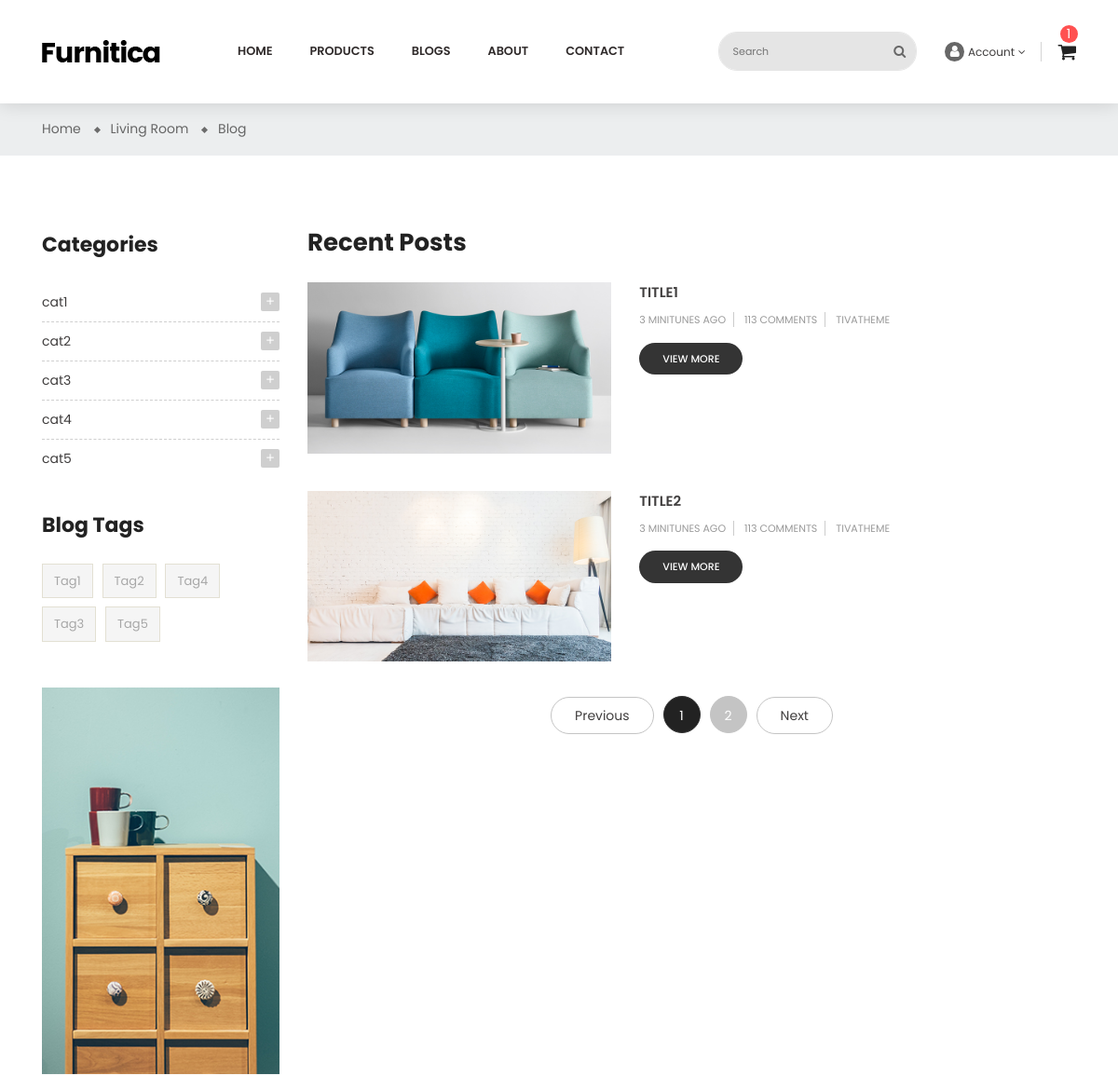
Before: /en/blogs/ (upper part) with the older database file.
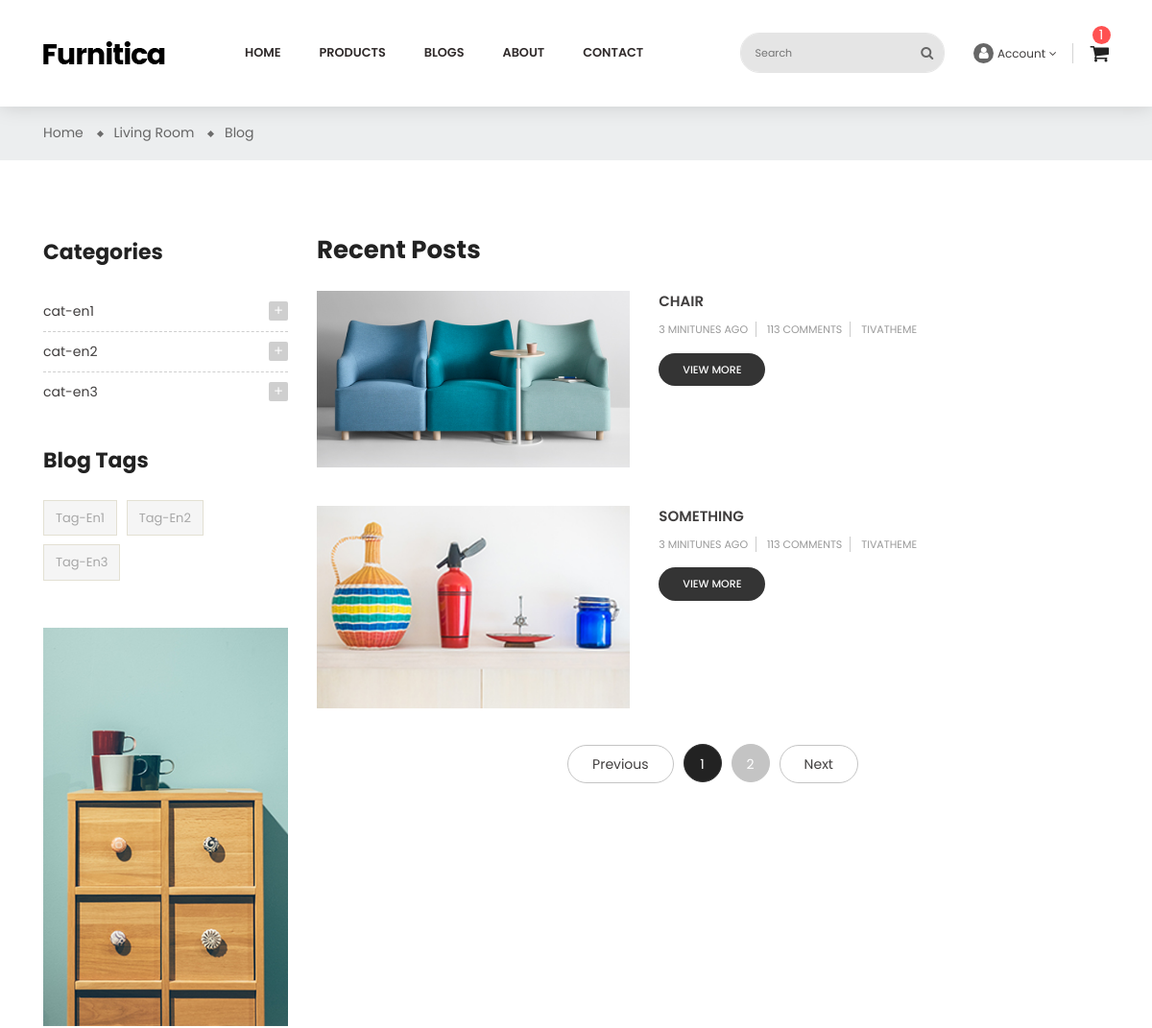
After: the same page with the newer database file.
### apps/blogs/models.py (models this page shows, shortened)
class BlogCategoryModel(BaseModel):
    title = models.CharField(max_length=128)
    class Meta:
        verbose_name = 'Blog category'
        verbose_name_plural = 'Blog categories'

class BlogTagModel(BaseModel):
    title = models.CharField(max_length=128)
    class Meta:
        verbose_name = 'Blog tag'
        verbose_name_plural = 'Blog tags'

class BlogModel(BaseModel):
    class BlogStatus(models.TextChoices):
        DRAFT = 'DRAFT'
        PUBLISHED = 'PUBLISHED'
        DELETED = 'DELETED'
    image1 = models.ImageField(upload_to='blog-post/')
    image2 = models.ImageField(upload_to='blog-post/')
    title = models.CharField(max_length=128)
    content1 = RichTextUploadingField()
    content2 = RichTextUploadingField()
    views_count = models.PositiveIntegerField(default=1)
    status = models.CharField(
        max_length=20,
        choices=BlogStatus,
        default=BlogStatus.DRAFT
    )
    author = models.ForeignKey(
        BlogAuthorModel,
        on_delete=models.CASCADE,
        related_name='blogs'
    )
    category = models.ManyToManyField(
        BlogCategoryModel,
        related_name='blogs'
    )
    tag = models.ManyToManyField(
        BlogTagModel,
        related_name='blogs'
    )
    class Meta:
        verbose_name = 'Blog'
        verbose_name_plural = 'Blogs'

### apps/blogs/views.py (the view)
# urls.py: path('',views.blogs_list_view,name='list'),
def blogs_list_view(request):
    categories = BlogCategoryModel.objects.all()
    tags = BlogTagModel.objects.all()
    blogs = BlogModel.objects.filter(
        status=BlogModel.BlogStatus.PUBLISHED
    )
    cat_id = request.GET.get('cat')
    if cat_id:
        blogs = blogs.filter(category_id=cat_id)
    tag_id = request.GET.get('tag')
    if cat_id:
        blogs = blogs.filter(category_id=tag_id)
    context = {
        "blogs":blogs,
        "categories": categories,
        "tags": tags,
    }
    return render(
        request,'blog-list-sidebar-left.html',
        context
    )

### apps/pages/templatetags/my_tags.py (called while the page is built)
@register.simple_tag
def get_full_url(request, lang):
    path = request.path.split('/')
    path[1] = lang
    return '/'.join(path)

### templates/blog-list-sidebar-left.html (shortened to what this page needs)
{% extends 'layout/base.html' %}
{% load static %}
{% load i18n %}
{% block id %}id="blog-list-sidebar-left" class="blog"{% endblock %}
{% block content %}
    <div class="main-content">
        <div id="wrapper-site">
            <div id="content-wrapper">
                <div id="main">
                    <div class="page-home">
                        <nav class="breadcrumb-bg">
                            <div class="container no-index">
                                <div class="breadcrumb">
                                    <ol>
                                        <li>
                                            <a href="{% url 'pages:home' %}">
                                                <span>{% trans 'Home' %}</span>
                                            </a>
                                        </li>
                                        <li>
                                            <a href="{% url 'products:grid' %}">
                                                <span>{% trans 'Living Room' %}</span>
                                            </a>
                                        </li>
                                        <li>
                                            <a href="{% url 'blogs:list' %}">
                                                <span>{% trans 'Blog' %}</span>
                                            </a>
                                        </li>
                                    </ol>
                                </div>
                            </div>
                        </nav>
                        <div class="container">
                            <div class="content">
                                <div class="row">
                                    <div class="sidebar-3 sidebar-collection col-lg-3 col-md-3 col-sm-4">
                                        <div class="sidebar-block">
                                            <div class="title-block">{% trans 'Categories' %}</div>
                                            <div class="block-content">
                                                {% for cat in categories %}
                                                    <div class="cateTitle hasSubCategory open level1">
                                                        <span class="arrow collapse-icons collapsed" data-toggle="collapse" data-target="#cat{{ forloop.counter }}" aria-expanded="false" role="status">
                                                            <i class="zmdi zmdi-plus"></i>
                                                        </span>
                                                        <a class="cateItem" href="?cat{{ cat.id }}">{{ cat.title }}</a>
                                                    </div>
                                                {% endfor %}
                                            </div>
                                        </div>
                                        <div class="sidebar-block product-tags">
                                            <div class="title-block">
                                                {% trans 'Blog Tags' %}
                                            </div>
                                            <div class="block-content">
                                                <ul class="listSidebarBlog list-unstyled">
                                                    {% for tag in tags %}
                                                        <li>
                                                        <a onclick="addUrlParameter('tag',{{ tag.id }})" title="Show products matching tag Hot Trend">{{ tag.title }}</a>
                                                    </li>
                                                    {% endfor %}
                                                </ul>
                                            </div>
                                        </div>
                                        <div class="sidebar-block group-image-special">
                                            <div class="effect">
                                                <a href="#">
                                                    <img class="img-fluid" src="{% static 'img/blog/advertising.jpg' %}" alt="banner-2" title="banner-2">
                                                </a>
                                            </div>
                                        </div>
                                    </div>
                                    <div class="col-sm-8 col-lg-9 col-md-9 flex-xs-first main-blogs">
                                        <h2>{% trans 'Recent Posts' %}</h2>
                                        {% for blog in blogs %}
                                            <div class="list-content row">
                                            <div class="hover-after col-md-5 col-xs-12">
                                                <a href="{% url 'blogs:detail' blog.pk %}">
                                                    <img src="{{ blog.image1.url }}">
                                                </a>
                                            </div>
                                            <div class="late-item col-md-7 col-xs-12">
                                                <p class="content-title">
                                                    <a href="{% url 'blogs:detail' blog.pk %}">{{ blog.title }}</a>
                                                </p>
                                                <p class="post-info">
                                                    <span>{% trans '3 minitunes ago' %}</span>
                                                    <span>{% trans '113 Comments' %}</span>
                                                    <span>{% trans 'TIVATHEME' %}</span>
                                                </p
                                                <p>{{ blog.content|slice:":50" }}</p>
                                                <span class="view-more">
                                                    <a href="{% url 'blogs:detail' blog.pk %}">view more</a>
                                                </span>
                                            </div>
                                        </div>
                                        {% endfor %}
                                        <div class="page-list col">
                                            <ul class="justify-content-center d-flex">
                                                <li>
                                                    <a rel="prev" href="#" class="previous disabled js-search-link">
                                                        {% trans 'Previous' %}
                                                    </a>
                                                </li>
                                                <li class="current active">
                                                    <a rel="nofollow" href="#" class="disabled js-search-link">
                                                        1
                                                    </a>
                                                </li>
                                                <li>
                                                    <a rel="nofollow" href="#" class="disabled js-search-link">
                                                        2
                                                    </a>
                                                </li>
                                                <li>
                                                    <a rel="next" href="#" class="next disabled js-search-link">
                                                        Next
                                                    </a>
                                                </li>
                                            </ul>
                                        </div>
                                    </div>
                                </div>
                            </div>
                        </div>
                    </div>
                </div>
            </div>
        </div>
    </div>
{% endblock %}

### templates/layout/base.html (shortened to what this page needs)
{% load static %}
<!DOCTYPE html>
<html lang="en">
<head>
    <link rel="stylesheet" href="{% static 'libs/bootstrap/css/bootstrap.min.css' %}">
    <link rel="stylesheet" href="{% static 'libs/font-awesome/css/font-awesome.min.css' %}">
    <link rel="stylesheet" href="{% static 'libs/nivo-slider/css/nivo-slider.css' %}">
    <link rel="stylesheet" href="{% static 'libs/nivo-slider/css/animate.css' %}">
    <link rel="stylesheet" href="{% static 'libs/nivo-slider/css/style.css' %}">
    <link rel="stylesheet" href="{% static 'libs/font-material/css/material-design-iconic-font.min.css' %}">
    <link rel="stylesheet" href="{% static 'libs/slider-range/css/jslider.css' %}">
    <link rel="stylesheet" href="{% static 'libs/owl-carousel/assets/owl.carousel.min.css' %}">
    <link rel="stylesheet" type="text/css" href="{% static 'css/style.css' %}">
    <link rel="stylesheet" type="text/css" href="{% static 'css/reponsive.css' %}">
</head>
<body {% block id %}{% endblock %}>
        {% url 'pages:home' as home_url %}
        {% if request.path == home_url %}
            {% include 'layout/header-home.html' %}
        {% else %}
            {% include 'layout/header-base.html' %}
        {% endif %}
        {% block content %}{% endblock %}
</body>
</html>

### templates/layout/header-base.html (shortened to what this page needs)
{% load static %}
{% load i18n %}
{% load my_tags %}
<header>
        <div class="header-top d-xs-none ">
            <div class="container">
                <div class="row">
                    <div class="col-sm-2 col-md-2 d-flex align-items-center">
                        <div id="logo">
                            <a href="index-2.html">
                                <img src="{% static 'img/home/logo.png' %}" alt="logo" class="img-fluid">
                            </a>
                        </div>
                    </div>
                    <div class="col-sm-5 col-md-5 align-items-center justify-content-center navbar-expand-md main-menu">
                        <div class="menu navbar collapse navbar-collapse">
                            <ul class="menu-top navbar-nav">
                                <li>
                                <a href="{% url 'pages:home' %}" class="parent">{% trans 'Home' %}</a>
                                </li>
                                <li>
                                    <a href="{% url 'products:grid' %}" class="parent">{% trans 'Products' %}</a>
                                </li>
                                <li>
                                    <a href="{% url 'blogs:list' %}" class="parent">{% trans 'Blogs' %}</a>
                                </li>
                                <li>
                                    <a href="{% url 'pages:about' %}" class="parent">{% trans 'About' %}</a>
                                </li>
                                <li>
                                    <a href="{% url 'pages:contact' %}" class="parent">{% trans 'Contact' %}</a>
                                </li>
                            </ul>
                        </div>
                    </div>
                    <div class="col-sm-5 col-md-5 d-flex align-items-center justify-content-end" id="search_widget">
                        <form method="get" action="#">
                            <input type="text" name="s" value="" placeholder="Search" class="ui-autocomplete-input" autocomplete="off">
                            <button type="submit">
                                <i class="fa fa-search"></i>
                            </button>
                        </form>
                        <div id="block_myaccount_infos" class="hidden-sm-down dropdown">
                            <div class="myaccount-title ">
                                <a href="#acount" data-toggle="collapse" class="acount">
                                    <i class="fa fa-user" aria-hidden="true"></i>
                                    <span>{% trans 'Account' %}</span>
                                    <i class="fa fa-angle-down" aria-hidden="true"></i>
                                </a>
                            </div>
                        </div>
                        <div class="desktop_cart">
                            <div class="blockcart block-cart cart-preview tiva-toggle">
                                <div class="header-cart tiva-toggle-btn">
                                    <span class="cart-products-count">1</span>
                                    <i class="fa fa-shopping-cart" aria-hidden="true"></i>
                                </div>
                            </div>
                        </div>
                    </div>
                </div>
            </div>
        </div>
    </header>

### templates/layout/footer.html (shortened to what this page needs)
{% load static %}
{% load i18n %}

### templates/layout/mobile-menu.html (shortened to what this page needs)
{% load static %}

Changed rows visible on the page:
removed BlogCategoryModel: title "cat1"
removed BlogCategoryModel: title "cat2"
removed BlogCategoryModel: title "cat3"
removed BlogCategoryModel: title "cat4"
removed BlogCategoryModel: title "cat5"
removed BlogTagModel: title "Tag1"
removed BlogTagModel: title "Tag2"
removed BlogTagModel: title "Tag4"
removed BlogTagModel: title "Tag3"
removed BlogTagModel: title "Tag5"
removed BlogModel: image1 (picture), title "TITLE1"
removed BlogModel: image1 (picture), title "TITLE2"
added BlogCategoryModel: title "cat-en1"
added BlogCategoryModel: title "cat-en2"
added BlogCategoryModel: title "cat-en3"
added BlogTagModel: title "Tag-En1"
added BlogTagModel: title "Tag-En2"
added BlogTagModel: title "Tag-En3"
added BlogModel: image1 (picture), title "CHAIR"
added BlogModel: image1 (picture), title "SOMETHING"
